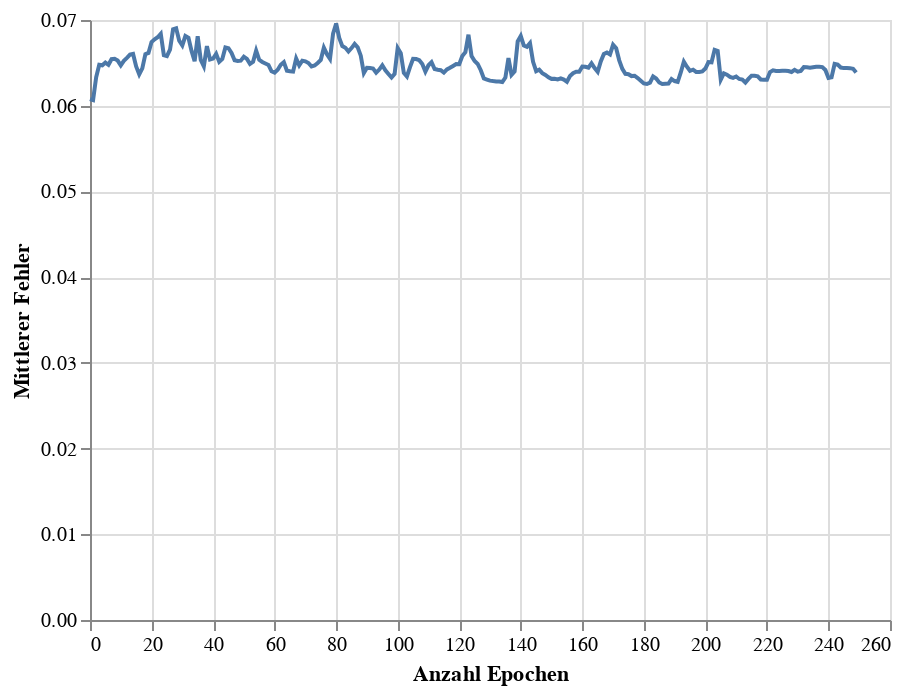

The code cell stored with this chart in its notebook:
### Code cell
train_chart = alt.Chart(loss_df).mark_line().encode(
    x=alt.X('Epoch', title = 'Anzahl Epochen'),
    y=alt.Y('Loss', title = 'Mittlerer Fehler')
)
train_chart

### Figure 1 — Vega-Lite specification as saved in the notebook (floating-point values rounded to 4 significant figures; data arrays with more than 128 entries replaced by an {"elided": "..."} marker saying what was removed)
{"config": {"view": {"continuousWidth": 400, "continuousHeight": 300}}, "data": {"name": "data-4a89fe58e71f9f42580dcce925a19ce1"}, "mark": "line", "encoding": {"x": {"field": "Epoch", "title": "Anzahl Epochen", "type": "quantitative"}, "y": {"field": "Loss", "title": "Mittlerer Fehler", "type": "quantitative"}}, "$schema": "https://vega.github.io/schema/vega-lite/v4.17.0.json", "datasets": {"data-4a89fe58e71f9f42580dcce925a19ce1": {"elided": "250 records"}}}
